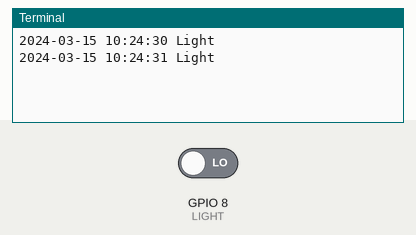
This program was run on a simulated Raspberry Pi (BCM pin numbers). Parts: the last lines printed to the terminal. The test bench sets the inputs (shaded band); at power-on: GPIO 8 (LIGHT) LOW. The clock reads 2024-03-15 10:24:30 at power-on unless the program sets it.

Above: at 1.2 s.
1.3 s: GPIO 8 (LIGHT) driven HIGH
At 2.8 s:
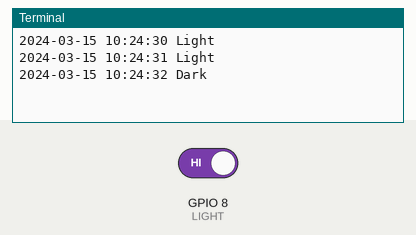
4.5 s: GPIO 8 (LIGHT) driven LOW
At 5.8 s:
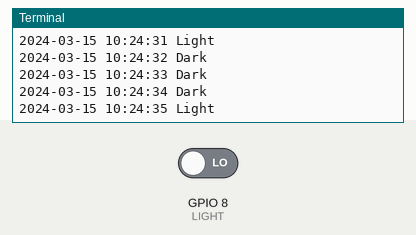
Timing chart, 0 to 7.5 s (numbered marks = the images above; inputs shaded):
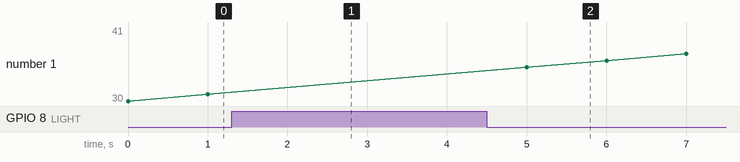

The program:

18.LIGHT.py
```python
import RPi.GPIO as GPIO
import time

LIGHT = 8  # BCM. 8, wPi. 10, Physical. 24(DOUT에 연결)

GPIO.setmode(GPIO.BCM)
GPIO.setup(LIGHT, GPIO.IN)

if __name__ == "__main__" :
    try :
        while(1) :
            now = time.localtime()
            timestamp = ("%04d-%02d-%02d %02d:%02d:%02d" %
            (now.tm_year, now.tm_mon, now.tm_mday,
            now.tm_hour, now.tm_min, now.tm_sec))
            if GPIO.input(LIGHT) == 1 : # 빛이 없을 때
                print(timestamp, "Dark")
            else :                      # 빛이 감지될 때
                print(timestamp, "Light")
            time.sleep(1)
    except :
        print("err or Ctrl - C")
    finally :
        GPIO.cleanup()
        print("END")
```

Measured:
- after the input at 1.3 s, the terminal: prints a new line after 0.70 s (image 1)
- after the input at 4.5 s, the terminal: prints a new line after 0.50 s (image 2)
